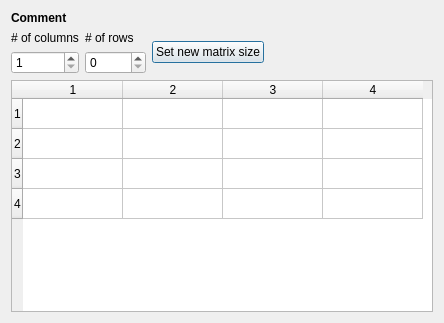
<?xml version="1.0" encoding="UTF-8"?>
<ui version="4.0">
 <class>EditMatrix</class>
 <widget class="QDialog" name="EditMatrix">
  <property name="geometry">
   <rect>
    <x>0</x>
    <y>0</y>
    <width>444</width>
    <height>323</height>
   </rect>
  </property>
  <property name="windowTitle">
   <string>Dialog</string>
  </property>
  <property name="locale">
   <locale language="English" country="UnitedStates"/>
  </property>
  <layout class="QVBoxLayout" name="verticalLayout_3">
   <item>
    <widget class="QLabel" name="label">
     <property name="font">
      <font>
       <weight>75</weight>
       <bold>true</bold>
      </font>
     </property>
     <property name="locale">
      <locale language="English" country="UnitedStates"/>
     </property>
     <property name="text">
      <string>Comment</string>
     </property>
     <property name="wordWrap">
      <bool>true</bool>
     </property>
    </widget>
   </item>
   <item>
    <layout class="QHBoxLayout" name="horizontalLayout">
     <item>
      <layout class="QVBoxLayout" name="verticalLayout">
       <item>
        <widget class="QLabel" name="label_2">
         <property name="text">
          <string># of columns</string>
         </property>
        </widget>
       </item>
       <item>
        <widget class="QSpinBox" name="colsSpinBox">
         <property name="minimum">
          <number>1</number>
         </property>
         <property name="maximum">
          <number>65535</number>
         </property>
        </widget>
       </item>
      </layout>
     </item>
     <item>
      <layout class="QVBoxLayout" name="verticalLayout_2">
       <item>
        <widget class="QLabel" name="label_3">
         <property name="text">
          <string># of rows</string>
         </property>
        </widget>
       </item>
       <item>
        <widget class="QSpinBox" name="rowsSpinBox">
         <property name="maximum">
          <number>65535</number>
         </property>
        </widget>
       </item>
      </layout>
     </item>
     <item>
      <widget class="QPushButton" name="pushButton">
       <property name="text">
        <string>Set new matrix size</string>
       </property>
      </widget>
     </item>
     <item>
      <spacer name="horizontalSpacer">
       <property name="orientation">
        <enum>Qt::Horizontal</enum>
       </property>
       <property name="sizeHint" stdset="0">
        <size>
         <width>40</width>
         <height>20</height>
        </size>
       </property>
      </spacer>
     </item>
    </layout>
   </item>
   <item>
    <widget class="QTableWidget" name="tableWidget">
     <property name="selectionMode">
      <enum>QAbstractItemView::SingleSelection</enum>
     </property>
     <property name="cornerButtonEnabled">
      <bool>false</bool>
     </property>
     <property name="rowCount">
      <number>4</number>
     </property>
     <property name="columnCount">
      <number>4</number>
     </property>
     <row/>
     <row/>
     <row/>
     <row/>
     <column/>
     <column/>
     <column/>
     <column/>
    </widget>
   </item>
  </layout>
 </widget>
 <resources/>
 <connections/>
</ui>
